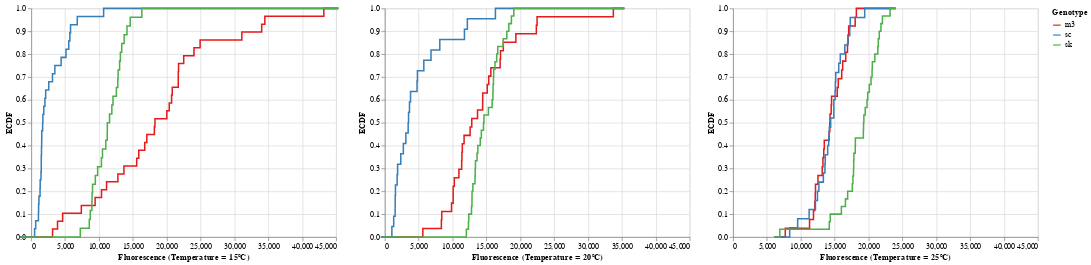

Notebook code for this chart:
### Markdown cell above
Now we can fix the temperature, plot the ECDF for different genotypes in this temperature and then loop over all the temperatures. We put thsoe three plots together so that we can compare the fluorescence of three genotypes in each temperature.

### Code cell
for t in df_tidy['Temperature'].unique().astype('str'):
    p_temp = altcat.catplot(data=df_tidy.loc[df_tidy['Temperature'] == t,:],
                        mark='line',
                        encoding=dict(x=alt.X('Fluorescence:Q',scale=axis_scale,title='Fluorescence (Temperature = ' + str(t)+u'\u2103)'),
                                     color=alt.Color('Genotype:N', title='Genotype', scale=alt.Scale(scheme='set1'))),
                        transform='ecdf')
    p.append(p_temp)


p[0] | p[1] | p[2]

### Figure 1 — Vega-Lite specification as saved in the notebook (floating-point values rounded to 4 significant figures; data arrays with more than 128 entries replaced by an {"elided": "..."} marker saying what was removed)
{"$schema": "https://vega.github.io/schema/vega-lite/v2.6.0.json", "config": {"view": {"height": 300, "width": 400}}, "datasets": {"data-86f971b0e64f3f7144935c6acb8f2b22": {"elided": "168 records"}, "data-97e21076a2b245561a3d32c8c541cf9f": {"elided": "172 records"}, "data-bc31407d1a3c8618839fcc250d9deb2e": {"elided": "164 records"}}, "hconcat": [{"data": {"name": "data-97e21076a2b245561a3d32c8c541cf9f"}, "encoding": {"color": {"field": "Genotype", "scale": {"scheme": "set1"}, "title": "Genotype", "type": "nominal"}, "order": {"field": "Fluorescence", "sort": "ascending", "type": "quantitative"}, "x": {"field": "Fluorescence", "scale": {"domain": [0, 45000]}, "title": "Fluorescence (Temperature = 15℃)", "type": "quantitative"}, "y": {"field": "__ECDF", "title": "ECDF", "type": "quantitative"}}, "mark": {"type": "line"}}, {"data": {"name": "data-bc31407d1a3c8618839fcc250d9deb2e"}, "encoding": {"color": {"field": "Genotype", "scale": {"scheme": "set1"}, "title": "Genotype", "type": "nominal"}, "order": {"field": "Fluorescence", "sort": "ascending", "type": "quantitative"}, "x": {"field": "Fluorescence", "scale": {"domain": [0, 45000]}, "title": "Fluorescence (Temperature = 20℃)", "type": "quantitative"}, "y": {"field": "__ECDF", "title": "ECDF", "type": "quantitative"}}, "mark": {"type": "line"}}, {"data": {"name": "data-86f971b0e64f3f7144935c6acb8f2b22"}, "encoding": {"color": {"field": "Genotype", "scale": {"scheme": "set1"}, "title": "Genotype", "type": "nominal"}, "order": {"field": "Fluorescence", "sort": "ascending", "type": "quantitative"}, "x": {"field": "Fluorescence", "scale": {"domain": [0, 45000]}, "title": "Fluorescence (Temperature = 25℃)", "type": "quantitative"}, "y": {"field": "__ECDF", "title": "ECDF", "type": "quantitative"}}, "mark": {"type": "line"}}]}
